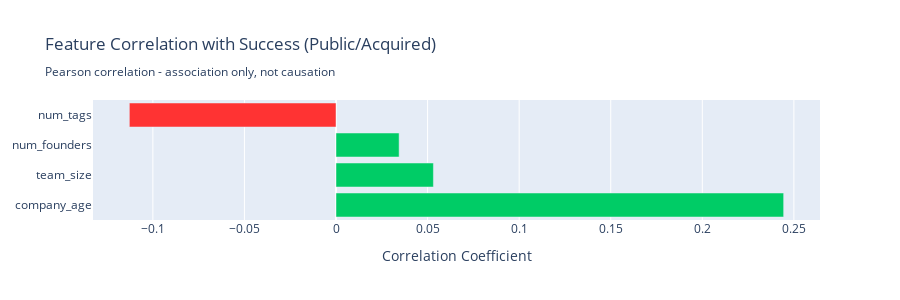

Source (notebook cell):
### Markdown cell above
## 2.6. Success Factor Analysis

### Code cell
# Success Factor Analysis - What predicts startup success?
def analyze_success_factor(column, title, top_n=15, min_companies=20):
    """Analyze success rate for a given categorical column
    
    Note: Uses only mature companies (≥3 years old) to avoid survivorship bias.
    """
    # Filter to mature companies only
    mature_df = df[df['is_mature']].copy()
    
    success_analysis = mature_df.groupby(column).agg({
        'is_successful': ['sum', 'mean', 'count']
    }).round(3)
    success_analysis.columns = ['Successful', 'Success_Rate', 'Total']
    
    # Increased minimum to 20 for statistical significance
    success_analysis = success_analysis[success_analysis['Total'] >= min_companies]
    success_analysis = success_analysis.sort_values('Success_Rate', ascending=False).head(top_n)
    
    # Plot
    fig = go.Figure()
    fig.add_trace(go.Bar(
        y=success_analysis.index,
        x=success_analysis['Success_Rate'] * 100,
        orientation='h',
        text=[f"{val*100:.1f}% (n={count:.0f})" 
              for val, count in zip(success_analysis['Success_Rate'], success_analysis['Total'])],
        textposition='outside',
        marker_color='#0099FF'
    ))
    
    fig.update_layout(
        title=f"{title}<br><sub>Mature companies only (≥3 years old), min {min_companies} companies</sub>",
        xaxis_title='Success Rate (%)',
        yaxis_title=column.replace('_', ' ').title(),
        height=max(400, top_n * 30)
    )
    fig.show()
    
    return success_analysis

# Correlation Analysis
def analyze_correlations():
    """Analyze correlation between numeric features and success"""
    numeric_features = ['num_founders', 'team_size', 'company_age', 'num_tags']
    correlations = []
    
    # Use mature companies only
    mature_df = df[df['is_mature']].copy()
    
    for feature in numeric_features:
        if feature in mature_df.columns:
            corr = mature_df[[feature, 'is_successful']].dropna().corr().iloc[0, 1]
            correlations.append({'Feature': feature, 'Correlation': corr})
    
    corr_df = pd.DataFrame(correlations).sort_values('Correlation', ascending=False)
    
    fig = go.Figure(go.Bar(
        x=corr_df['Correlation'],
        y=corr_df['Feature'],
        orientation='h',
        marker_color=['#00CC66' if x > 0 else '#FF3333' for x in corr_df['Correlation']]
    ))
    
    fig.update_layout(
        title='Feature Correlation with Success (Public/Acquired)<br><sub>Pearson correlation - association only, not causation</sub>',
        xaxis_title='Correlation Coefficient',
        height=300
    )
    fig.show()
    
    print("\n📊 Correlation Insights:")
    print("⚠️  Important: Correlation ≠ Causation. These show association, not cause and effect.\n")
    for _, row in corr_df.iterrows():
        direction = "positively" if row['Correlation'] > 0 else "negatively"
        strength = "strongly" if abs(row['Correlation']) > 0.3 else ("moderately" if abs(row['Correlation']) > 0.1 else "weakly")
        print(f"  • {row['Feature']}: {strength} {direction} associated ({row['Correlation']:.3f})")
    
    return corr_df

print("🎯 Analyzing success factors...\n")
print("⚠️  Note: All success analysis uses MATURE companies (≥3 years) to avoid survivorship bias.")

# Run correlation analysis
correlation_results = analyze_correlations()

### Figure 1 — Plotly figure (JSON) as saved in the notebook; plotly's stock layout.template omitted (floating-point values rounded to 4 significant figures)
{"data": [{"marker": {"color": ["#00CC66", "#00CC66", "#00CC66", "#FF3333"]}, "orientation": "h", "type": "bar", "x": [0.2444, 0.05318, 0.03445, -0.1128], "y": ["company_age", "team_size", "num_founders", "num_tags"]}], "layout": {"height": 300, "title": {"text": "Feature Correlation with Success (Public/Acquired)<br><sub>Pearson correlation - association only, not causation</sub>"}, "xaxis": {"title": {"text": "Correlation Coefficient"}}}}
